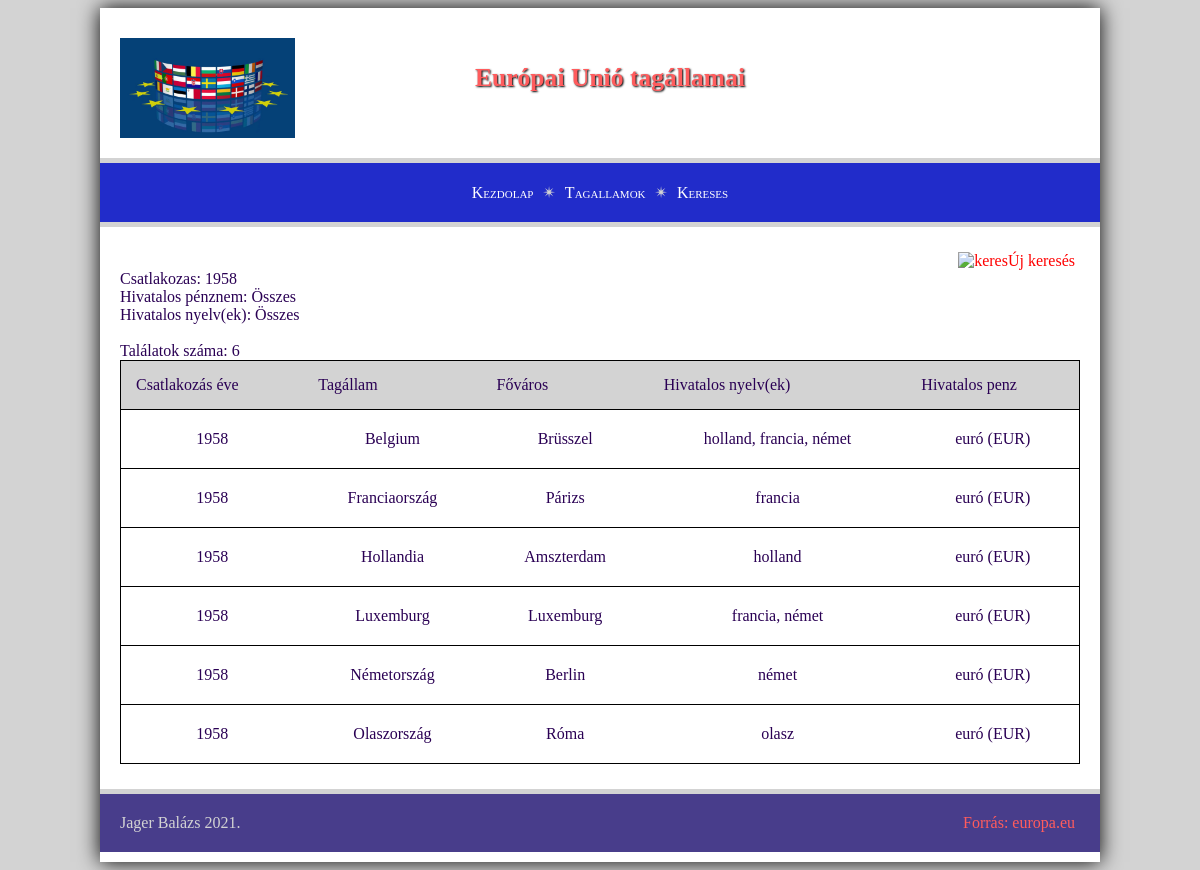
Page /keres.php?csatlakozas=1958 on the committed database.
### tables this page shows
CREATE TABLE `eutagok` (
  `id` int(3) NOT NULL,
  `mikor` int(4) NOT NULL,
  `orszag` varchar(20) NOT NULL,
  `fovaros` varchar(20) NOT NULL,
  `nyelv` varchar(50) NOT NULL,
  `penz` varchar(20) NOT NULL,
  `rpenz` varchar(3) NOT NULL,
  `egyeb` text NOT NULL
);

### vanTalalat.php (the view, shortened to what this page needs)
<div>
    <table>
        <tr class="tablehead">
            <th>Csatlakozás éve</th>
            <th>Tagállam</th>
            <th>Főváros</th>
            <th>Hivatalos nyelv(ek)</th>
            <th>Hivatalos penz</th>
        </tr>
        <?php
        while($row = mysqli_fetch_array($keresesResult)){
                echo"<tr>";
                echo"<td class='kozepSzoveg'> $row[mikor]</td>";
                echo"<td class='kozepSzoveg'> $row[orszag]</td>";
                echo"<td class='kozepSzoveg'> $row[fovaros]</td>";
                echo"<td class='kozepSzoveg'> $row[nyelv]</td>";
                echo"<td class='kozepSzoveg'> $row[penz] ($row[rpenz])</td>";
                echo"</tr>";
        }
        ?>
    </table>
</div>

### forras/style.css (style rules this page uses)
body { background-color: lightgray; font-family: Verdana; color: #2a0054; }
table { width: 100%; border-collapse: collapse; border: 1px solid black; }
tr { border: 1px solid black; }
td { padding: 20px; }
th { padding: 15px; size: 8pt; font-weight: normal; text-align: left; }
.kozepSzoveg { text-align: center; }
.tablehead { background-color: lightgray; }

### rows in the picture
eutagok: mikor "1958", orszag "Belgium", fovaros "Brüsszel", nyelv "holland, francia, német", penz "euró", rpenz "EUR"
eutagok: mikor "1958", orszag "Franciaország", fovaros "Párizs", nyelv "francia", penz "euró", rpenz "EUR"
eutagok: mikor "1958", orszag "Hollandia", fovaros "Amszterdam", nyelv "holland", penz "euró", rpenz "EUR"
eutagok: mikor "1958", orszag "Luxemburg", fovaros "Luxemburg", nyelv "francia, német", penz "euró", rpenz "EUR"
eutagok: mikor "1958", orszag "Németország", fovaros "Berlin", nyelv "német", penz "euró", rpenz "EUR"
eutagok: mikor "1958", orszag "Olaszország", fovaros "Róma", nyelv "olasz", penz "euró", rpenz "EUR"

### other values in the picture
$csatlakozas "1958"
$penznem "Összes"
$nyelvek "Összes"
mysqli_num_rows($keresesResult) "6"
